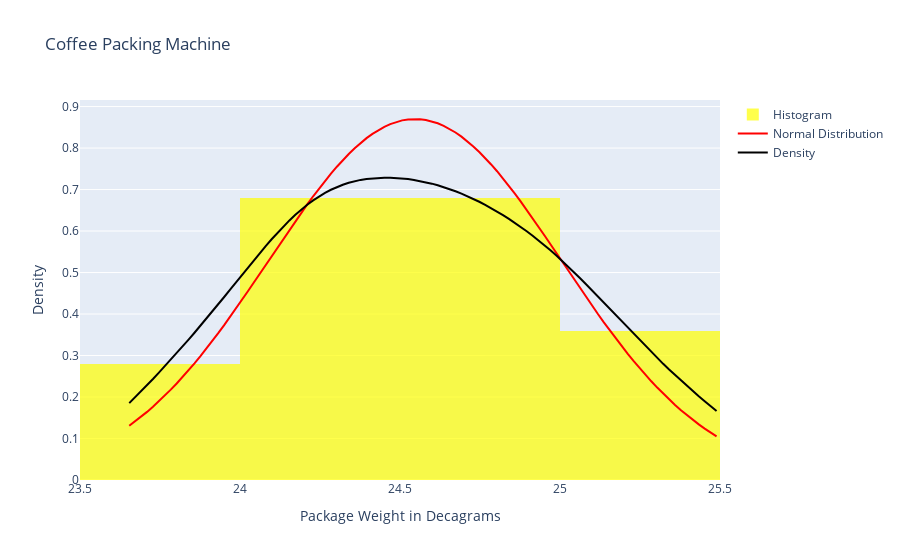

Notebook cell for this chart:
### Code cell
# Histogram with Density and Normal Distribution
fig = go.Figure()

# Histogram (normalized to probability density)
fig.add_trace(
    go.Histogram(
        x=x,
        histnorm="probability density",
        name="Histogram",
        marker_color="yellow",
        nbinsx=8,
        opacity=0.7,
    )
)

# Normal Distribution Curve
pdf = stats.norm.pdf(x_range, mu, std)
fig.add_trace(
    go.Scatter(
        x=x_range,
        y=pdf,
        mode="lines",
        name="Normal Distribution",
        line=dict(color="red", width=2),
    )
)

# Kernel Density Estimate (KDE)
kde = stats.gaussian_kde(x)
fig.add_trace(
    go.Scatter(
        x=x_range,
        y=kde(x_range),
        mode="lines",
        name="Density",
        line=dict(color="black"),
    )
)

fig.update_layout(
    title="Coffee Packing Machine",
    xaxis_title="Package Weight in Decagrams",
    yaxis_title="Density",
)
fig.show()
